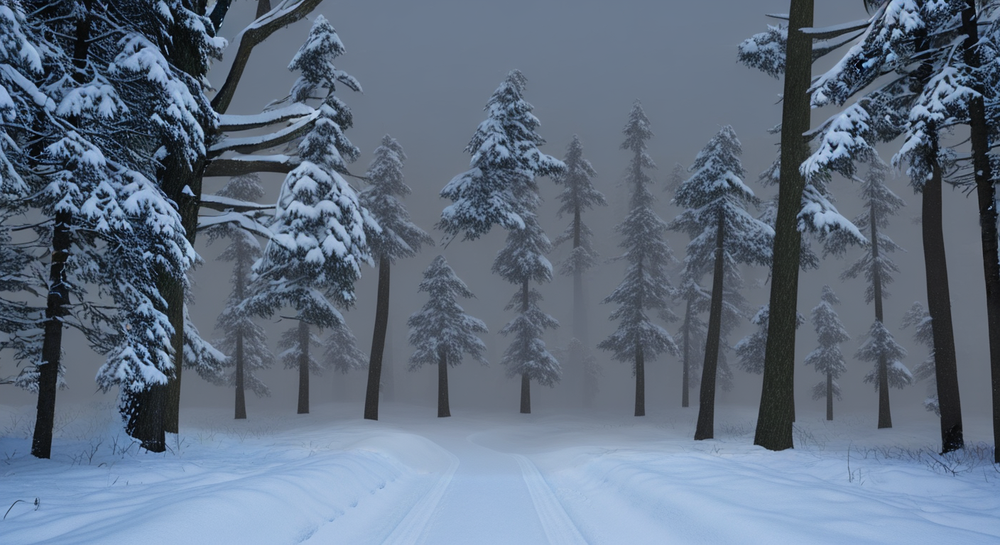
#> input picture figures/Anything_0.png, 1000 x 545 px, shrunk from 1408 x 768 before the run, found by its file name
$ python 2D_renderer.py
#> lines starting #> are read from the running program, lines starting #| are printed output that depends on the picture
import cv2
import numpy as np
import os
import time

base = os.path.expanduser('~/Downloads/spr26/191(dep)/images')
inpainting_folder = os.path.join(base, 'inpainting')
rgba_folder = os.path.join(base, 'rgba_layers')
frames_folder = os.path.join(base, 'composite_frames')
os.makedirs(frames_folder, exist_ok=True)

# Inpainted background + original midground and foreground cutouts
layer_files = [
    os.path.join(inpainting_folder, 'Anything_0.png'),  # background - drawn first
    os.path.join(rgba_folder, 'DepthAnythingV2_layer_1_rgba.png'),  # midground
    os.path.join(rgba_folder, 'DepthAnythingV2_layer_2_rgba.png'),  # foreground - drawn last
]
parallax_factors = [0.15, 0.5, 1.0]

layers = []
for path in layer_files:
    img = cv2.imread(path, cv2.IMREAD_UNCHANGED)
#> img is the input picture: shape (545, 1000, 3); mean B, G, R 129.6, 110.7, 96.1
    if img is None:
        raise FileNotFoundError(f"Could not load {path}")
    if img.shape[2] == 3:
        img = cv2.cvtColor(img, cv2.COLOR_BGR2BGRA)
#> img: shape (545, 1000, 4)
    layers.append(img)
    print(f"Loaded {os.path.basename(path)}: {img.shape}")
#| Loaded Anything_0.png: (545, 1000, 4)

h, w = layers[0].shape[:2]
#> h = 545; w = 1000
camera_positions = list(range(-100, 101, 5))

print(f"\nRendering {len(camera_positions)} frames...")
start = time.time()

for i, cam_x in enumerate(camera_positions):
    canvas = np.zeros((h, w, 4), dtype=np.uint8)
    for layer, factor in zip(layers, parallax_factors):
        offset = int(cam_x * factor)
        M = np.float32([[1, 0, offset], [0, 1, 0]])
        shifted = cv2.warpAffine(layer, M, (w, h),
                                  flags=cv2.INTER_LINEAR,
                                  borderMode=cv2.BORDER_CONSTANT,
                                  borderValue=(0, 0, 0, 0))
        alpha = shifted[:, :, 3:4] / 255.0
        canvas[:, :, :3] = (
            shifted[:, :, :3] * alpha +
            canvas[:, :, :3] * (1 - alpha)
        ).astype(np.uint8)
        canvas[:, :, 3] = np.maximum(canvas[:, :, 3], shifted[:, :, 3])

    rgb = cv2.cvtColor(canvas, cv2.COLOR_BGRA2BGR)
    cv2.imwrite(os.path.join(frames_folder, f'frame_{i:04d}.png'), rgb)
#> this loop made 41 passes
#> pass 1, `rgb = cv2.cvtColor(canvas, cv2.COLOR_BGRA2BGR)`:
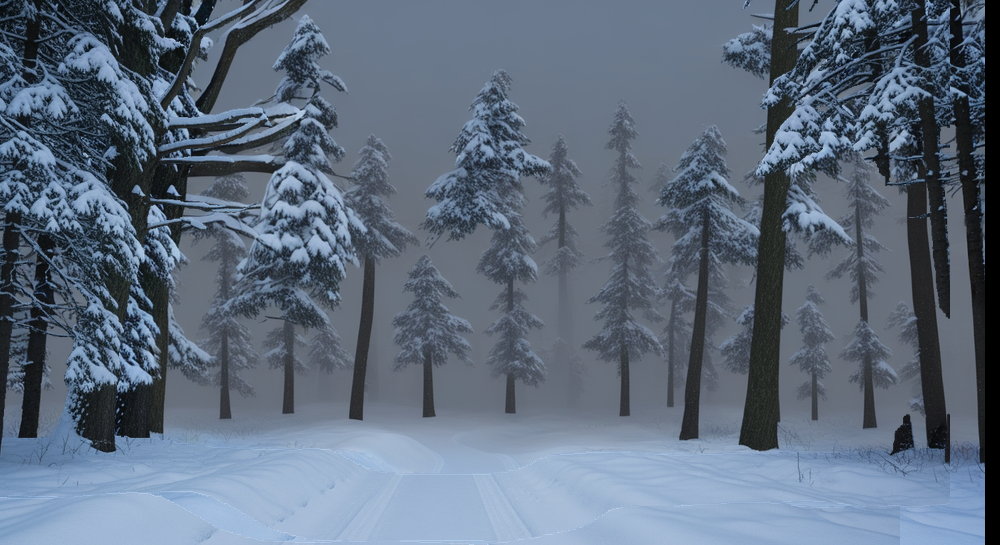
#> rgb: shape (545, 1000, 3); mean B, G, R 126, 108.2, 94.2
#> pass 2, `rgb = cv2.cvtColor(canvas, cv2.COLOR_BGRA2BGR)`:
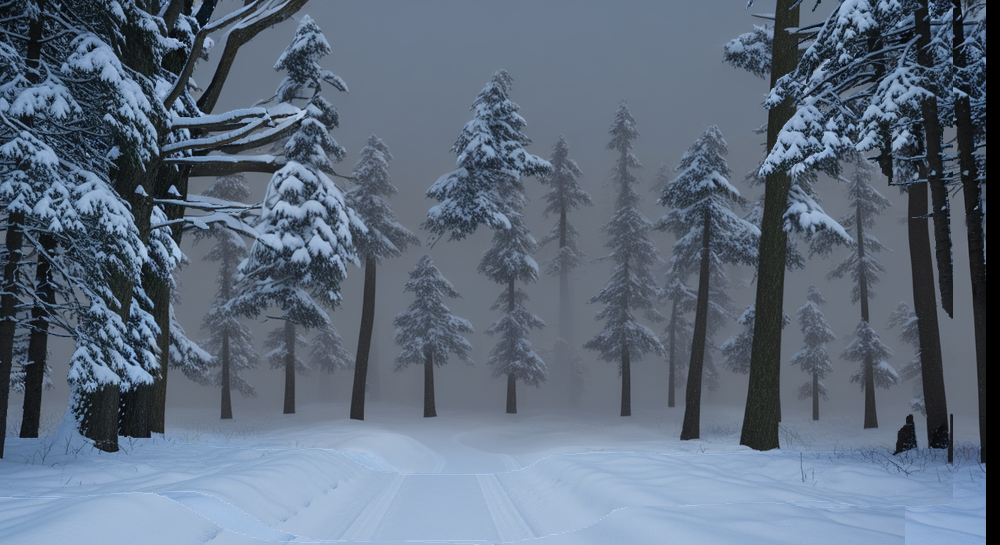
#> rgb: shape (545, 1000, 3); mean B, G, R 126, 108.2, 94.2
#> pass 3, `rgb = cv2.cvtColor(canvas, cv2.COLOR_BGRA2BGR)`:
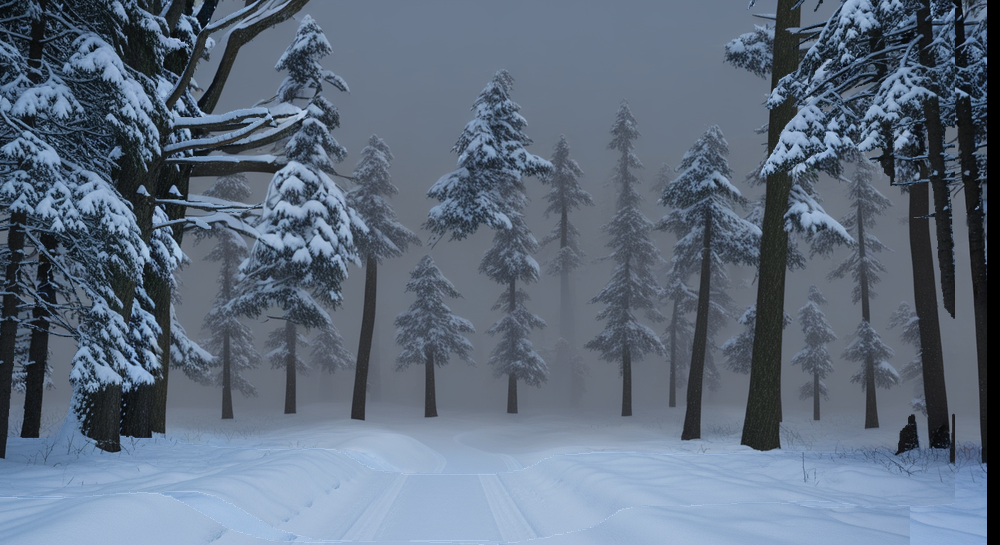
#> rgb: shape (545, 1000, 3); mean B, G, R 126, 108.2, 94.3
#> after the loop:
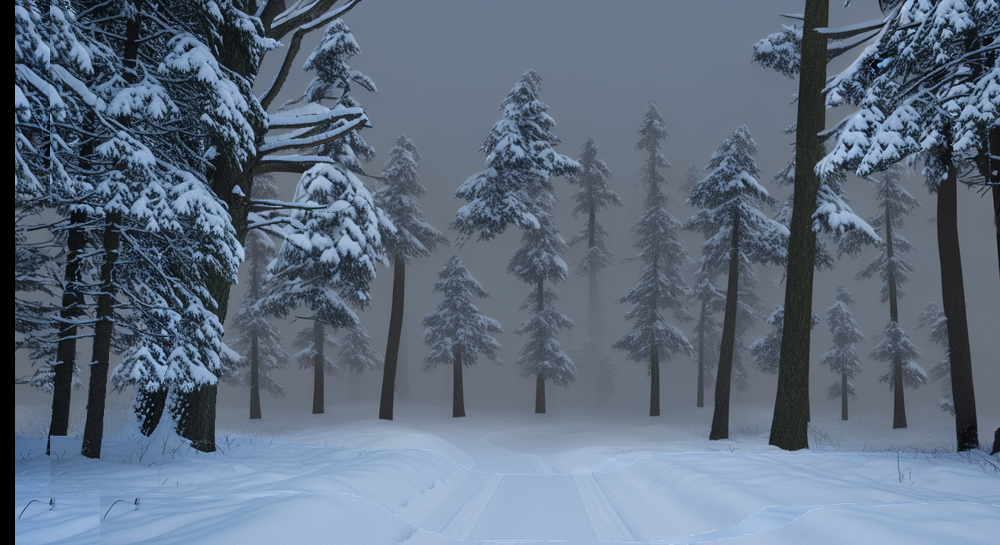
#> canvas: shape (545, 1000, 4); mean B, G, R, A 127.1, 108.8, 94.4, 251.2

elapsed = time.time() - start
print(f"Done — {len(camera_positions)} frames in {elapsed:.1f}s")
print(f"Saved to: {frames_folder}")
#> (printed output is left out)
